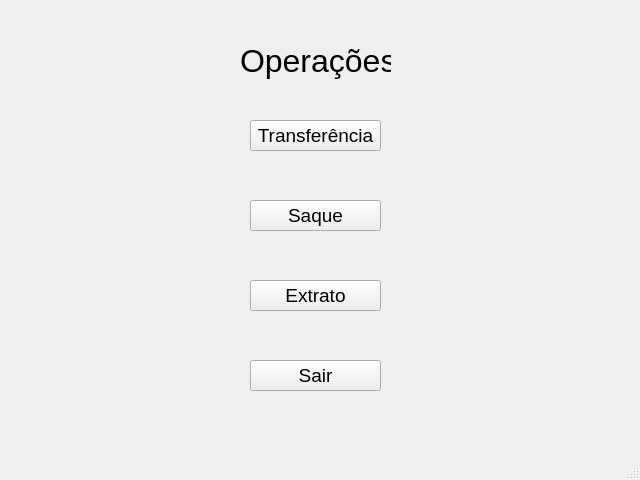
<?xml version="1.0" encoding="UTF-8"?>
<ui version="4.0">
 <class>MainWindow</class>
 <widget class="QMainWindow" name="MainWindow">
  <property name="geometry">
   <rect>
    <x>0</x>
    <y>0</y>
    <width>640</width>
    <height>480</height>
   </rect>
  </property>
  <property name="windowTitle">
   <string>MainWindow</string>
  </property>
  <widget class="QWidget" name="centralwidget">
   <widget class="QLabel" name="label">
    <property name="geometry">
     <rect>
      <x>240</x>
      <y>40</y>
      <width>151</width>
      <height>41</height>
     </rect>
    </property>
    <property name="font">
     <font>
      <pointsize>24</pointsize>
     </font>
    </property>
    <property name="text">
     <string>Operações</string>
    </property>
   </widget>
   <widget class="QPushButton" name="pushButton">
    <property name="geometry">
     <rect>
      <x>250</x>
      <y>120</y>
      <width>131</width>
      <height>31</height>
     </rect>
    </property>
    <property name="font">
     <font>
      <pointsize>14</pointsize>
     </font>
    </property>
    <property name="text">
     <string>Transferência</string>
    </property>
   </widget>
   <widget class="QPushButton" name="pushButton_2">
    <property name="geometry">
     <rect>
      <x>250</x>
      <y>200</y>
      <width>131</width>
      <height>31</height>
     </rect>
    </property>
    <property name="font">
     <font>
      <pointsize>14</pointsize>
     </font>
    </property>
    <property name="text">
     <string>Saque</string>
    </property>
   </widget>
   <widget class="QPushButton" name="pushButton_3">
    <property name="geometry">
     <rect>
      <x>250</x>
      <y>280</y>
      <width>131</width>
      <height>31</height>
     </rect>
    </property>
    <property name="font">
     <font>
      <pointsize>14</pointsize>
     </font>
    </property>
    <property name="text">
     <string>Extrato</string>
    </property>
   </widget>
   <widget class="QPushButton" name="pushButton_5">
    <property name="geometry">
     <rect>
      <x>250</x>
      <y>360</y>
      <width>131</width>
      <height>31</height>
     </rect>
    </property>
    <property name="font">
     <font>
      <pointsize>14</pointsize>
     </font>
    </property>
    <property name="text">
     <string>Sair</string>
    </property>
   </widget>
  </widget>
  <widget class="QMenuBar" name="menubar">
   <property name="geometry">
    <rect>
     <x>0</x>
     <y>0</y>
     <width>640</width>
     <height>21</height>
    </rect>
   </property>
  </widget>
  <widget class="QStatusBar" name="statusbar"/>
 </widget>
 <resources/>
 <connections/>
</ui>
